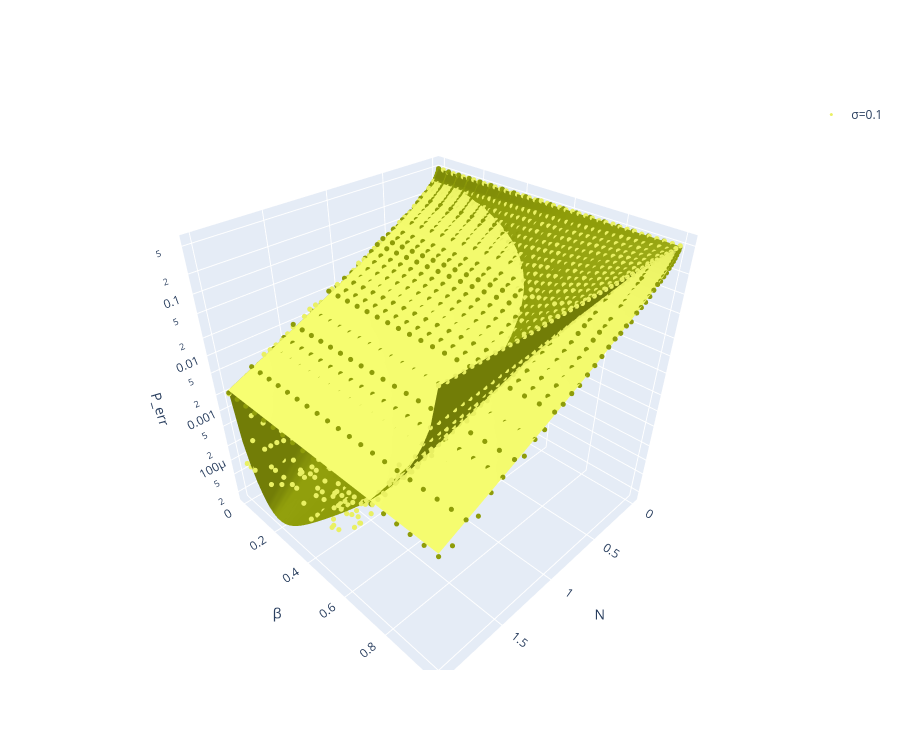

Write notebook code for a chart like this one.
### Markdown cell above
## Plot data and Theory

### Code cell
reload_protocols()
sigmas = [0.1]
colors_light = [ "#e9f063",  "#d62728",  "#2ca02c",  "#ff7f0e",  "#9467bd",  "#17becf",  "#e377c2",  "#8c564b",  "#bcbd22",  "#7f7f7f",  "#5af74b"]*2
colors_dark = ["#8E9C09",  "#6F3434",  "#084108",  "#773b05",  "#460880",  "#0c6f7c",  "#5c0642",  "#941c04",  "#8b8b06",  "#212121",  "#092a06",  "#092a06"]*2
pd.plot_homodyne_perr(sigmas, colors_light, colors_dark, dss = 'all', cs = 'all')
